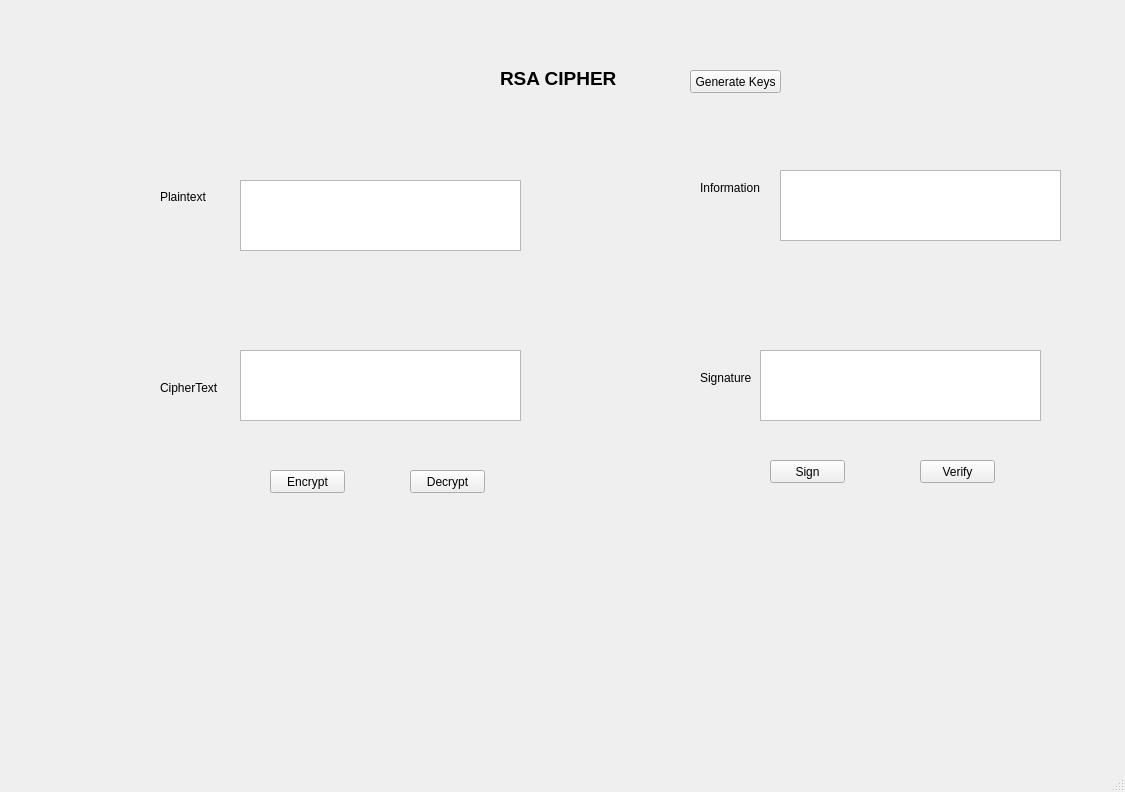
<?xml version="1.0" encoding="UTF-8"?>
<ui version="4.0">
 <class>MainWindow</class>
 <widget class="QMainWindow" name="MainWindow">
  <property name="geometry">
   <rect>
    <x>0</x>
    <y>0</y>
    <width>1125</width>
    <height>792</height>
   </rect>
  </property>
  <property name="windowTitle">
   <string>MainWindow</string>
  </property>
  <widget class="QWidget" name="centralwidget">
   <widget class="QLabel" name="label">
    <property name="geometry">
     <rect>
      <x>500</x>
      <y>70</y>
      <width>191</width>
      <height>16</height>
     </rect>
    </property>
    <property name="font">
     <font>
      <pointsize>14</pointsize>
      <weight>75</weight>
      <bold>true</bold>
     </font>
    </property>
    <property name="text">
     <string>RSA CIPHER</string>
    </property>
   </widget>
   <widget class="QLabel" name="label_2">
    <property name="geometry">
     <rect>
      <x>160</x>
      <y>190</y>
      <width>47</width>
      <height>13</height>
     </rect>
    </property>
    <property name="text">
     <string>Plaintext</string>
    </property>
   </widget>
   <widget class="QLabel" name="label_3">
    <property name="geometry">
     <rect>
      <x>160</x>
      <y>380</y>
      <width>71</width>
      <height>16</height>
     </rect>
    </property>
    <property name="text">
     <string>CipherText</string>
    </property>
   </widget>
   <widget class="QLabel" name="label_4">
    <property name="geometry">
     <rect>
      <x>700</x>
      <y>180</y>
      <width>71</width>
      <height>16</height>
     </rect>
    </property>
    <property name="text">
     <string>Information</string>
    </property>
   </widget>
   <widget class="QLabel" name="label_5">
    <property name="geometry">
     <rect>
      <x>700</x>
      <y>370</y>
      <width>71</width>
      <height>16</height>
     </rect>
    </property>
    <property name="text">
     <string>Signature</string>
    </property>
   </widget>
   <widget class="QLabel" name="label_6">
    <property name="geometry">
     <rect>
      <x>1220</x>
      <y>150</y>
      <width>47</width>
      <height>13</height>
     </rect>
    </property>
    <property name="text">
     <string>TextLabel</string>
    </property>
   </widget>
   <widget class="QTextEdit" name="txt_plain">
    <property name="geometry">
     <rect>
      <x>240</x>
      <y>180</y>
      <width>281</width>
      <height>71</height>
     </rect>
    </property>
   </widget>
   <widget class="QTextEdit" name="txt_info">
    <property name="geometry">
     <rect>
      <x>780</x>
      <y>170</y>
      <width>281</width>
      <height>71</height>
     </rect>
    </property>
   </widget>
   <widget class="QTextEdit" name="txt_sign">
    <property name="geometry">
     <rect>
      <x>760</x>
      <y>350</y>
      <width>281</width>
      <height>71</height>
     </rect>
    </property>
   </widget>
   <widget class="QTextEdit" name="txt_cipher">
    <property name="geometry">
     <rect>
      <x>240</x>
      <y>350</y>
      <width>281</width>
      <height>71</height>
     </rect>
    </property>
   </widget>
   <widget class="QPushButton" name="btn_gen">
    <property name="geometry">
     <rect>
      <x>690</x>
      <y>70</y>
      <width>91</width>
      <height>23</height>
     </rect>
    </property>
    <property name="text">
     <string>Generate Keys</string>
    </property>
   </widget>
   <widget class="QPushButton" name="btn_en">
    <property name="geometry">
     <rect>
      <x>270</x>
      <y>470</y>
      <width>75</width>
      <height>23</height>
     </rect>
    </property>
    <property name="text">
     <string>Encrypt</string>
    </property>
   </widget>
   <widget class="QPushButton" name="btn_de">
    <property name="geometry">
     <rect>
      <x>410</x>
      <y>470</y>
      <width>75</width>
      <height>23</height>
     </rect>
    </property>
    <property name="text">
     <string>Decrypt</string>
    </property>
   </widget>
   <widget class="QPushButton" name="pushButton_4">
    <property name="geometry">
     <rect>
      <x>-10</x>
      <y>870</y>
      <width>75</width>
      <height>23</height>
     </rect>
    </property>
    <property name="text">
     <string>PushButton</string>
    </property>
   </widget>
   <widget class="QPushButton" name="btn_sign">
    <property name="geometry">
     <rect>
      <x>770</x>
      <y>460</y>
      <width>75</width>
      <height>23</height>
     </rect>
    </property>
    <property name="text">
     <string>Sign</string>
    </property>
   </widget>
   <widget class="QPushButton" name="pushButton_6">
    <property name="geometry">
     <rect>
      <x>70</x>
      <y>1260</y>
      <width>75</width>
      <height>23</height>
     </rect>
    </property>
    <property name="text">
     <string>PushButton</string>
    </property>
   </widget>
   <widget class="QPushButton" name="btn_verify">
    <property name="geometry">
     <rect>
      <x>920</x>
      <y>460</y>
      <width>75</width>
      <height>23</height>
     </rect>
    </property>
    <property name="text">
     <string>Verify</string>
    </property>
   </widget>
   <widget class="QPushButton" name="pushButton_8">
    <property name="geometry">
     <rect>
      <x>300</x>
      <y>1650</y>
      <width>75</width>
      <height>23</height>
     </rect>
    </property>
    <property name="text">
     <string>PushButton</string>
    </property>
   </widget>
  </widget>
  <widget class="QMenuBar" name="menubar">
   <property name="geometry">
    <rect>
     <x>0</x>
     <y>0</y>
     <width>1125</width>
     <height>21</height>
    </rect>
   </property>
  </widget>
  <widget class="QStatusBar" name="statusbar"/>
 </widget>
 <resources/>
 <connections/>
</ui>
